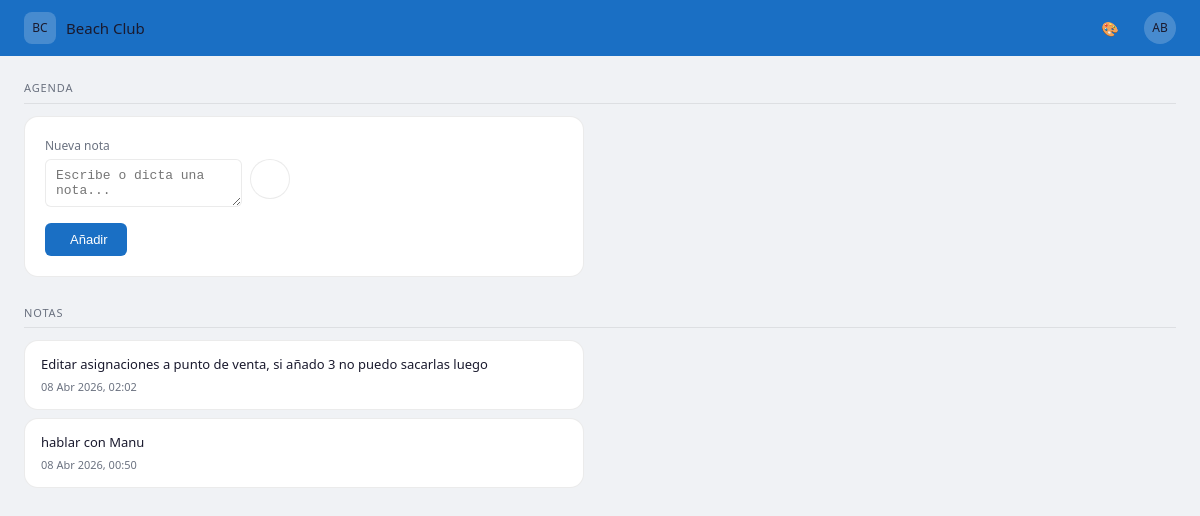
Page /agenda/ on the earlier database version.
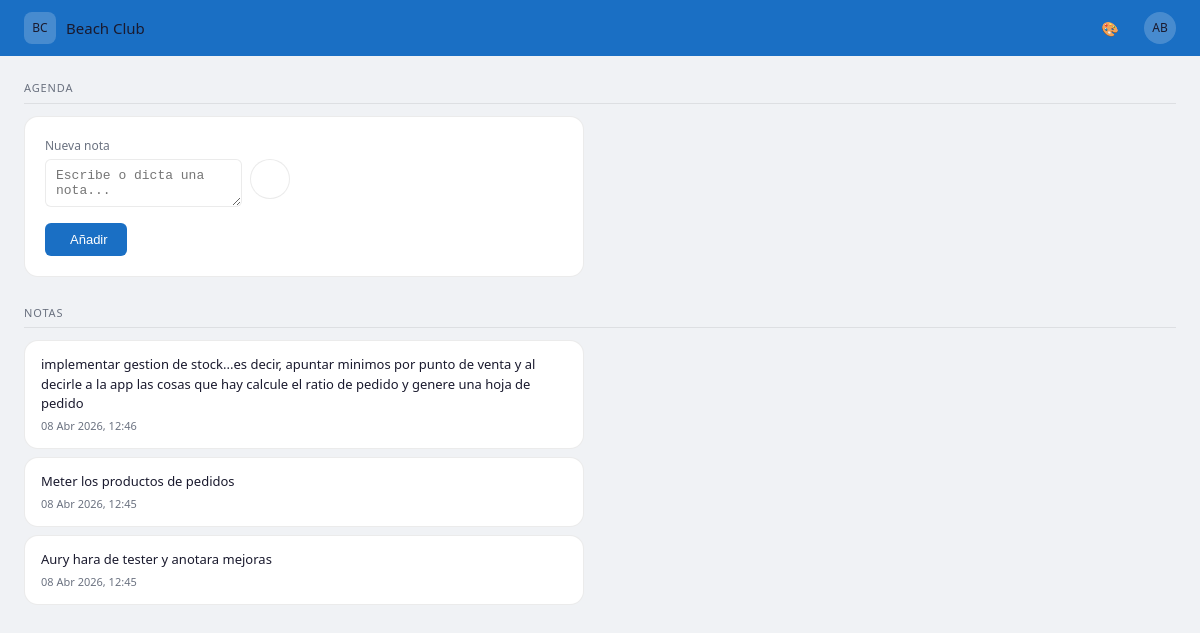
Same page on the later database version.
### core/models.py (models this page shows, shortened)
class Nota(models.Model):
    texto = models.TextField()
    fecha = models.DateTimeField(auto_now_add=True)
    class Meta:
        verbose_name = 'Nota'
        verbose_name_plural = 'Notas'
        ordering = ['-fecha']

### core/views.py (the view)
# urls.py: path('agenda/', views.agenda, name='agenda'),
def agenda(request):
    if request.method == 'POST':
        texto = request.POST.get('texto', '').strip()
        if texto:
            Nota.objects.create(texto=texto)
        return redirect('agenda')
    notas = Nota.objects.all()
    return render(request, 'core/agenda.html', {'notas': notas})

### core/templates/core/agenda.html (shortened to what this page needs)
{% extends 'core/base.html' %}
{% block content %}
<div class="bc-section">
  <div class="bc-section-title">Agenda</div>
  <div class="bc-card bc-card-wide">
    <form method="post" id="nota-form">
      <div class="bc-form-group">
        <label>Nueva nota</label>
        <div class="bc-flex bc-gap-8">
          <textarea name="texto" id="nota-texto" rows="2"
                    placeholder="Escribe o dicta una nota..."
                    class="bc-flex-1"></textarea>
          <button type="button" id="btn-mic" title="Dictar nota" class="bc-mic-btn">
          </button>
        </div>
      </div>
      <div class="bc-btn-row">
        <button type="submit" class="bc-btn bc-btn-primary">
           Añadir
        </button>
      </div>
    </form>
  </div>
</div>
{% if notas %}
<div class="bc-section">
  <div class="bc-section-title">Notas</div>
  <div class="bc-nota-list bc-card-wide">
    {% for nota in notas %}
    <div class="bc-card bc-nota-card">
      <div class="bc-flex-1">
        <div class="bc-nota-texto">{{ nota.texto }}</div>
        <div class="bc-nota-fecha">{{ nota.fecha|date:"d M Y, H:i" }}</div>
      </div>
    </div>
    {% endfor %}
  </div>
</div>
{% endif %}
{% endblock %}

Differences in the rows shown:
removed Nota: texto "Editar asignaciones a punto de venta, si añado 3 no puedo sacarlas luego", fecha "08 Abr 2026, 02:02"
removed Nota: texto "hablar con Manu", fecha "08 Abr 2026, 00:50"
added Nota: texto "implementar gestion de stock...es decir, apuntar minimos por punto de venta y al decirle a la app las cosas que hay calcule el ratio de pedido y genere una hoja de pedido", fecha "08 Abr 2026, 12:46"
added Nota: texto "Meter los productos de pedidos", fecha "08 Abr 2026, 12:45"
added Nota: texto "Aury hara de tester y anotara mejoras", fecha "08 Abr 2026, 12:45"
